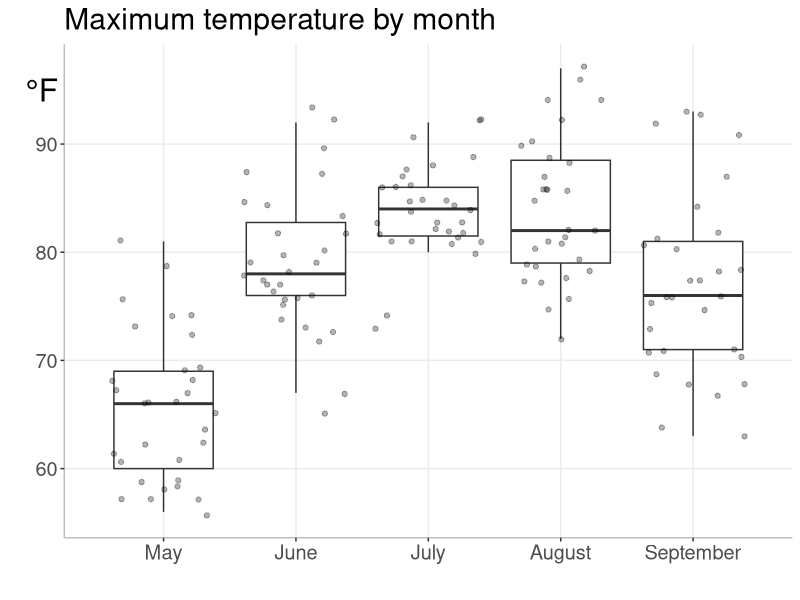
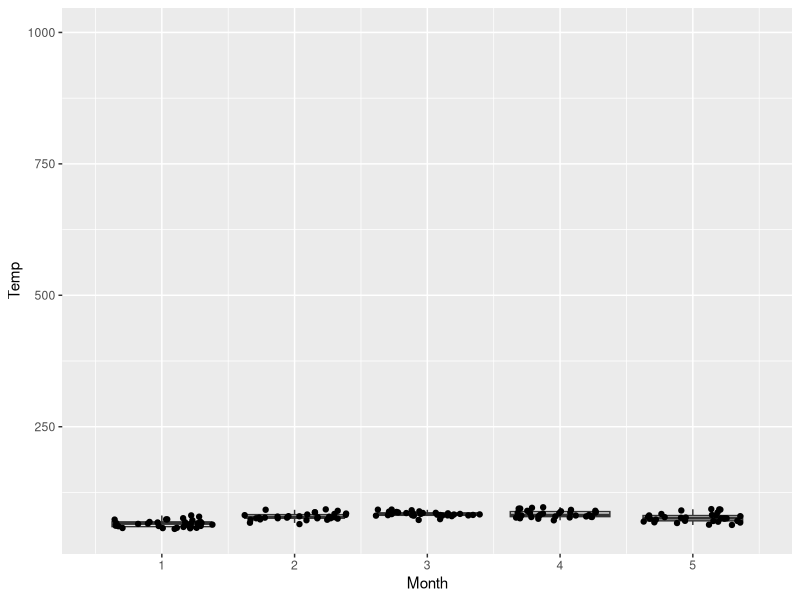

The R script that drew these images, in order:
## ---- chunk 1
knitr::opts_chunk$set(echo = TRUE)
## ---- chunk 2
library("tidyverse")

ggplot(airquality, aes(`Month`, `Temp`, group = `Month`)) +
    geom_boxplot(outlier.shape = NA) +
    geom_jitter(alpha = 0.3) +
    labs(x = "",
         y = "",
         title="Maximum temperature by month") +
    theme_bw() + 
    scale_x_continuous(breaks = c(5, 6, 7, 8, 9), 
                       labels = c("May", "June", "July", "August", "September")) +
    annotate("text", x = 4.08, y = 95, label="°F", size = 8) +
    coord_cartesian(xlim = c(4.5, 9.5),
                    clip = 'off') +
    theme(panel.grid.minor = element_blank(),
          panel.background = element_blank(), 
          axis.line = element_line(colour = "gray"),
          panel.border = element_blank(),
          text = element_text(size=18)
          )
## ---- chunk 3
ggplot(airquality, aes(`Month`, `Temp`, group = `Month`)) +
    geom_boxplot(outlier.shape = NA) +
    geom_jitter(alpha = 9) +
    scale_x_continuous(breaks = c(5, 6, 7, 8, 9), 
                       labels = c("1", "2", "3", "4", "5")) +
    annotate("text", x = 0, y = 1000, label="°F", size = 20) +
    coord_cartesian(xlim = c(4.5, 9.5),
                    clip = 'off')
